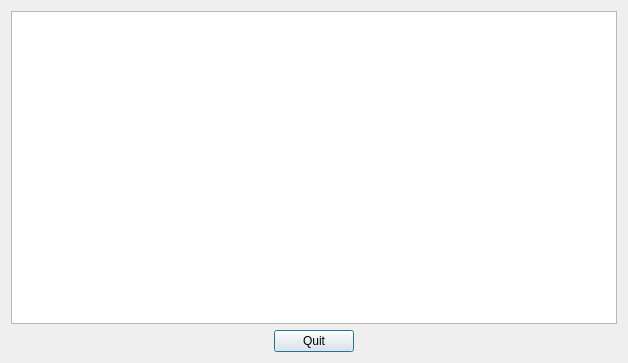
<?xml version="1.0" encoding="UTF-8"?>
<ui version="4.0">
 <class>ControllerDialog</class>
 <widget class="QDialog" name="ControllerDialog">
  <property name="geometry">
   <rect>
    <x>0</x>
    <y>0</y>
    <width>628</width>
    <height>363</height>
   </rect>
  </property>
  <property name="windowTitle">
   <string>Dialog</string>
  </property>
  <layout class="QGridLayout" name="gridLayout">
   <item row="2" column="0">
    <spacer name="horizontalSpacer">
     <property name="orientation">
      <enum>Qt::Horizontal</enum>
     </property>
     <property name="sizeHint" stdset="0">
      <size>
       <width>115</width>
       <height>20</height>
      </size>
     </property>
    </spacer>
   </item>
   <item row="2" column="1">
    <widget class="QPushButton" name="btnQuit">
     <property name="text">
      <string>Quit</string>
     </property>
    </widget>
   </item>
   <item row="2" column="2">
    <spacer name="horizontalSpacer_2">
     <property name="orientation">
      <enum>Qt::Horizontal</enum>
     </property>
     <property name="sizeHint" stdset="0">
      <size>
       <width>115</width>
       <height>20</height>
      </size>
     </property>
    </spacer>
   </item>
   <item row="1" column="0" colspan="3">
    <widget class="StrategyView" name="graphicsView"/>
   </item>
  </layout>
 </widget>
 <customwidgets>
  <customwidget>
   <class>StrategyView</class>
   <extends>QGraphicsView</extends>
   <header>StrategyView.h</header>
  </customwidget>
 </customwidgets>
 <resources/>
 <connections/>
</ui>
